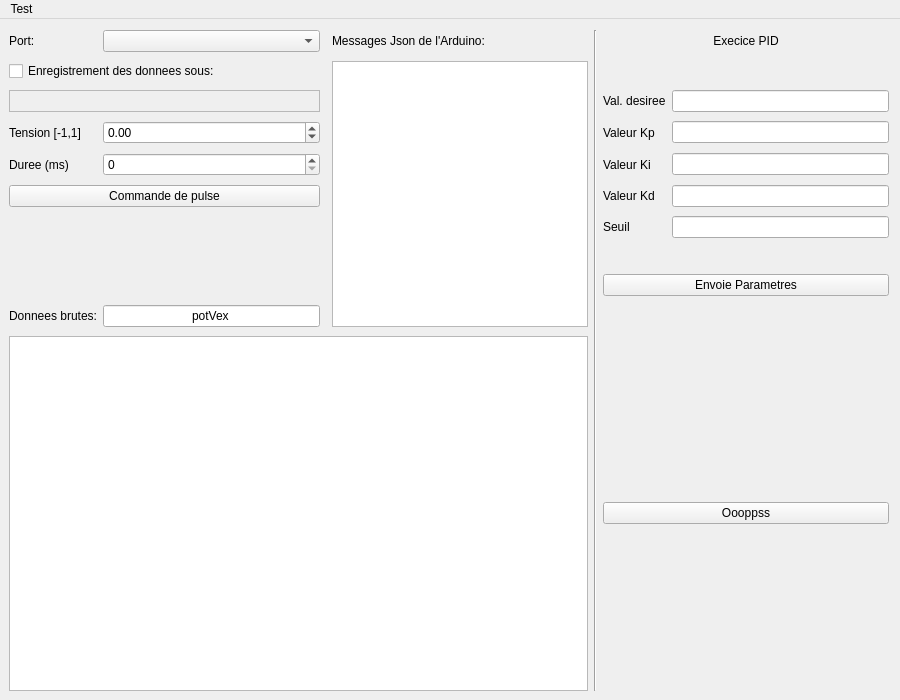
<?xml version="1.0" encoding="UTF-8"?>
<ui version="4.0">
 <class>MainWindow</class>
 <widget class="QMainWindow" name="MainWindow">
  <property name="geometry">
   <rect>
    <x>0</x>
    <y>0</y>
    <width>900</width>
    <height>700</height>
   </rect>
  </property>
  <property name="acceptDrops">
   <bool>false</bool>
  </property>
  <property name="windowTitle">
   <string>Interface Identification</string>
  </property>
  <widget class="QWidget" name="centralWidget">
   <layout class="QGridLayout" name="gridLayout">
    <property name="leftMargin">
     <number>9</number>
    </property>
    <property name="bottomMargin">
     <number>9</number>
    </property>
    <property name="horizontalSpacing">
     <number>6</number>
    </property>
    <property name="verticalSpacing">
     <number>9</number>
    </property>
    <item row="14" column="5" colspan="2">
     <widget class="QPushButton" name="pushButton_Params">
      <property name="text">
       <string>Envoie Parametres</string>
      </property>
     </widget>
    </item>
    <item row="7" column="0">
     <widget class="QLabel" name="label">
      <property name="text">
       <string>Tension [-1,1]</string>
      </property>
     </widget>
    </item>
    <item row="9" column="6">
     <widget class="QLineEdit" name="lineEdit_Kd"/>
    </item>
    <item row="5" column="0" colspan="2">
     <widget class="QCheckBox" name="checkBox">
      <property name="text">
       <string>Enregistrement des donnees sous:</string>
      </property>
     </widget>
    </item>
    <item row="9" column="0" colspan="2">
     <widget class="QPushButton" name="pulseButton">
      <property name="text">
       <string>Commande de pulse</string>
      </property>
     </widget>
    </item>
    <item row="7" column="5">
     <widget class="QLabel" name="label_8">
      <property name="text">
       <string>Valeur Kp</string>
      </property>
     </widget>
    </item>
    <item row="4" column="1">
     <widget class="QComboBox" name="comboBoxPort"/>
    </item>
    <item row="8" column="0">
     <widget class="QLabel" name="label_2">
      <property name="text">
       <string>Duree (ms)</string>
      </property>
     </widget>
    </item>
    <item row="4" column="3">
     <widget class="QLabel" name="label_4">
      <property name="text">
       <string>Messages Json de l'Arduino:</string>
      </property>
      <property name="alignment">
       <set>Qt::AlignLeading|Qt::AlignLeft|Qt::AlignVCenter</set>
      </property>
     </widget>
    </item>
    <item row="8" column="6">
     <widget class="QLineEdit" name="lineEdit_Ki"/>
    </item>
    <item row="10" column="5">
     <widget class="QLabel" name="label_11">
      <property name="text">
       <string>Seuil</string>
      </property>
     </widget>
    </item>
    <item row="6" column="0" colspan="2">
     <widget class="QLabel" name="label_pathCSV">
      <property name="frameShape">
       <enum>QFrame::StyledPanel</enum>
      </property>
      <property name="text">
       <string/>
      </property>
      <property name="textFormat">
       <enum>Qt::AutoText</enum>
      </property>
     </widget>
    </item>
    <item row="7" column="1">
     <widget class="QDoubleSpinBox" name="PWMBox">
      <property name="minimum">
       <double>-1.000000000000000</double>
      </property>
      <property name="maximum">
       <double>1.000000000000000</double>
      </property>
      <property name="singleStep">
       <double>0.100000000000000</double>
      </property>
     </widget>
    </item>
    <item row="10" column="6">
     <widget class="QLineEdit" name="lineEdit_Thresh"/>
    </item>
    <item row="16" column="0" colspan="4">
     <widget class="QChartView" name="graph"/>
    </item>
    <item row="4" column="0">
     <widget class="QLabel" name="label_5">
      <property name="text">
       <string>Port:</string>
      </property>
     </widget>
    </item>
    <item row="9" column="5">
     <widget class="QLabel" name="label_10">
      <property name="text">
       <string>Valeur Kd</string>
      </property>
     </widget>
    </item>
    <item row="8" column="1">
     <widget class="QSpinBox" name="DurationBox">
      <property name="keyboardTracking">
       <bool>false</bool>
      </property>
      <property name="minimum">
       <number>0</number>
      </property>
      <property name="maximum">
       <number>5000</number>
      </property>
      <property name="singleStep">
       <number>25</number>
      </property>
     </widget>
    </item>
    <item row="4" column="5" colspan="2">
     <widget class="QLabel" name="label_6">
      <property name="text">
       <string>Execice PID</string>
      </property>
      <property name="alignment">
       <set>Qt::AlignCenter</set>
      </property>
     </widget>
    </item>
    <item row="7" column="6">
     <widget class="QLineEdit" name="lineEdit_Kp"/>
    </item>
    <item row="15" column="0">
     <widget class="QLabel" name="label_3">
      <property name="text">
       <string>Donnees brutes:</string>
      </property>
     </widget>
    </item>
    <item row="6" column="5">
     <widget class="QLabel" name="label_7">
      <property name="text">
       <string>Val. desiree</string>
      </property>
     </widget>
    </item>
    <item row="6" column="6">
     <widget class="QLineEdit" name="lineEdit_DesVal"/>
    </item>
    <item row="14" column="2">
     <widget class="Line" name="line">
      <property name="orientation">
       <enum>Qt::Horizontal</enum>
      </property>
     </widget>
    </item>
    <item row="4" column="4" rowspan="13">
     <widget class="Line" name="line_3">
      <property name="orientation">
       <enum>Qt::Vertical</enum>
      </property>
     </widget>
    </item>
    <item row="5" column="3" rowspan="11">
     <widget class="QTextBrowser" name="textBrowser">
      <property name="font">
       <font>
        <pointsize>9</pointsize>
       </font>
      </property>
     </widget>
    </item>
    <item row="8" column="5">
     <widget class="QLabel" name="label_9">
      <property name="text">
       <string>Valeur Ki</string>
      </property>
     </widget>
    </item>
    <item row="15" column="1">
     <widget class="QLineEdit" name="JsonKey">
      <property name="text">
       <string>potVex</string>
      </property>
      <property name="alignment">
       <set>Qt::AlignCenter</set>
      </property>
     </widget>
    </item>
    <item row="16" column="5" colspan="2">
     <widget class="QPushButton" name="pbWtf">
      <property name="text">
       <string>Oooppss</string>
      </property>
     </widget>
    </item>
   </layout>
  </widget>
  <widget class="QMenuBar" name="menuBar">
   <property name="enabled">
    <bool>true</bool>
   </property>
   <property name="geometry">
    <rect>
     <x>0</x>
     <y>0</y>
     <width>900</width>
     <height>21</height>
    </rect>
   </property>
   <property name="defaultUp">
    <bool>true</bool>
   </property>
   <property name="nativeMenuBar">
    <bool>false</bool>
   </property>
   <widget class="QMenu" name="menuTest">
    <property name="title">
     <string>Test</string>
    </property>
    <addaction name="actionQuitter"/>
   </widget>
   <addaction name="menuTest"/>
  </widget>
  <action name="actionQuitter">
   <property name="text">
    <string>Quitter</string>
   </property>
  </action>
 </widget>
 <layoutdefault spacing="6" margin="11"/>
 <customwidgets>
  <customwidget>
   <class>QChartView</class>
   <extends>QGraphicsView</extends>
   <header location="global">QtCharts</header>
  </customwidget>
 </customwidgets>
 <resources/>
 <connections/>
</ui>
